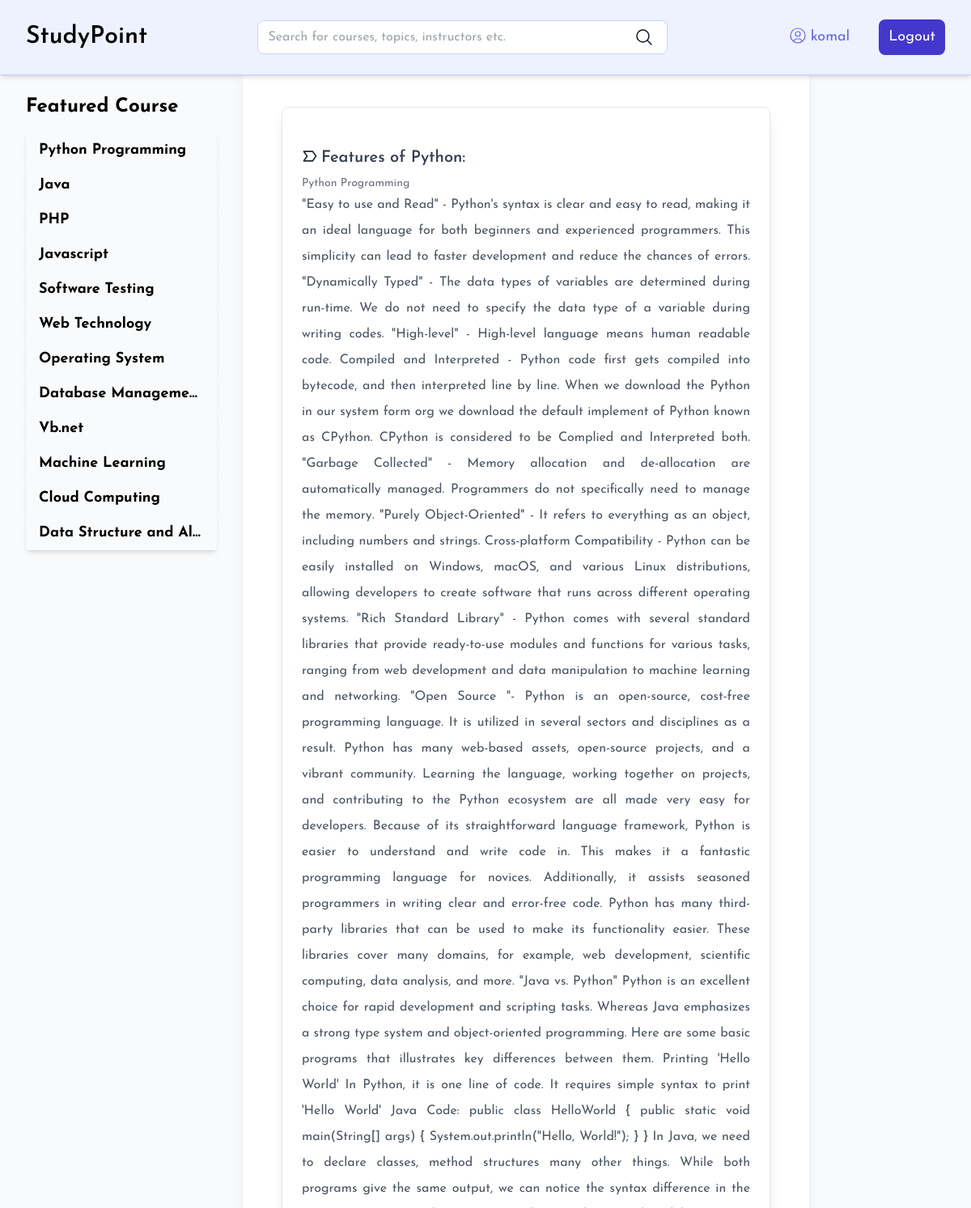
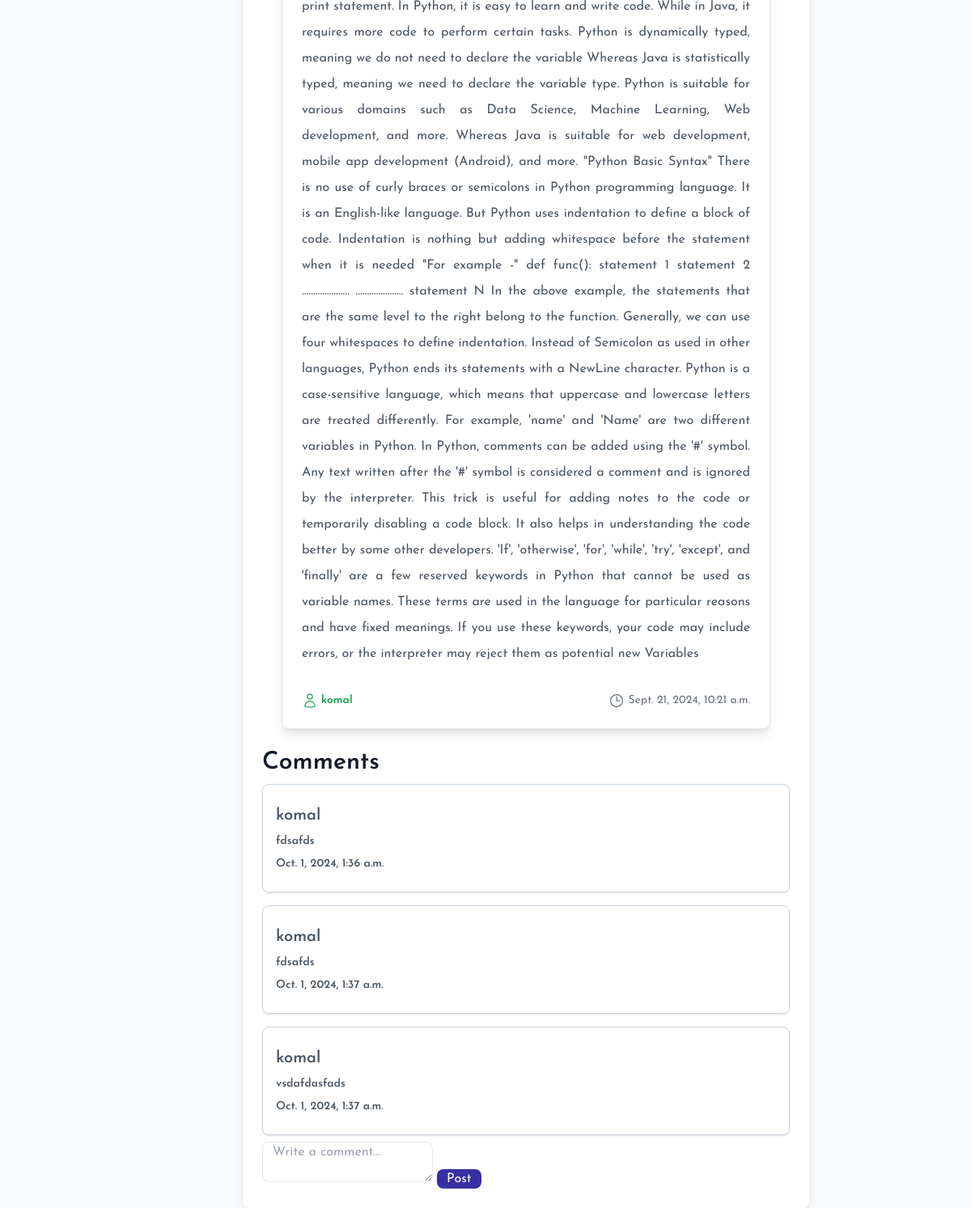
Screenshot of /single-view/2 (signed in) with the database file from the repository (2 pictures, top to bottom).
### cms/models.py (models this page shows, shortened)
class Topics(models.Model):
    name = models.CharField(max_length=200)
    description = models.TextField()
    created_at = models.DateTimeField(auto_now_add=True)

class Content(models.Model):
    topic = models.ForeignKey(Topics, on_delete=models.CASCADE)
    tutorial = models.ForeignKey(Tutorial, on_delete=models.CASCADE)
    title = models.CharField(max_length=200)
    content = models.TextField()
    created_at = models.DateTimeField(auto_now_add=True)
    image = models.ImageField(upload_to='content/')
    author = models.ForeignKey(User, on_delete=models.SET_NULL, blank=True, null=True)

class Comment(models.Model):
    content_id = models.ForeignKey(Content, on_delete=models.CASCADE)
    user_id = models.ForeignKey(User, on_delete=models.CASCADE)
    comment = models.TextField()
    created_at = models.DateTimeField(default=timezone.now)

### cms/views.py (the view)
# urls.py: path("single-view/<int:content_id>", singleView, name="singleView"),
def singleView(req, content_id):
    content = Content.objects.get(pk=content_id)
    data={}
    data['title'] = content.title
    data['categories'] = Topics.objects.all()
    data['post'] = Content.objects.get(id=content_id)
    data['comments'] = Comment.objects.filter(content_id=content_id)
    return render(req, 'singleView.html', data)

### templates/singleView.html (shortened to what this page needs)
{% extends 'base.html' %}
{% block "content" %}
    <div class="flex-1 flex flex-col p-6 space-y-4">
        <div class="flex p-6 bg-white rounded-lg shadow-lg border border-gray-200 gap-2">
            <div class="flex flex-col w-full mt-4">
                <p class="text-xl font-semibold flex gap-1 my-2 text-gray-700">
                    <svg class="w-5 h-5 text-gray-800 dark:text-black mt-0.5" aria-hidden="true" xmlns="http://www.w3.org/2000/svg" width="20" height="20" fill="none" viewBox="0 0 24 24">
                        <path stroke="currentColor" stroke-linecap="round" stroke-linejoin="round" stroke-width="2" d="M16.153 19 21 12l-4.847-7H3l4.848 7L3 19h13.153Z"/>
                      </svg>
                    {{ post.title }}
                </p>
                <p class="text-sm text-gray-500">{{post.topic.name}}</p>
                <p class="text-base text-gray-600 mb-4 leading-loose text-justify">{{ post.content }}</p>
                <div class="flex items-center justify-between mt-4">
                    <span class="text-sm text-green-600 font-semibold flex gap-1">
                        {{ post.author }}
                    </span>
                    <span class="text-sm text-gray-500 flex gap-1">
                        <svg xmlns="http://www.w3.org/2000/svg" fill="none" viewBox="0 0 24 24" stroke-width="1.5" stroke="currentColor" class="w-5 h-5">
                            <path stroke-linecap="round" stroke-linejoin="round" d="M12 6v6h4.5m4.5 0a9 9 0 1 1-18 0 9 9 0 0 1 18 0Z" />
                        </svg>
                        {{ post.created_at}}
                    </span>
                </div>
            </div>
        </div>
    </div>
   <div class="flex flex-col">
    <div class="text-3xl font-semibold">Comments</div>
   {% for comment in comments %}
   <div class="flex p-4 border border-slate-300 my-2 rounded-lg shadow">
    <div class="flex-[4]">
        <div class="text-xl my-2 font-semibold text-gray-600">{{comment.user_id}}</div>
        <div class="text-sm my-2 font-semibold text-gray-600">{{comment.comment}}</div>
        <div class="text-sm my-2 font-semibold text-gray-600">{{comment.created_at}}</div>
    </div>
</div>
   {% endfor %}
   {% if request.user.is_authenticated %}
   <form action="{% url 'saveComment' post.id %}" method="post">
       <textarea name="comment" class="flex-1 px-3 border border-gray-200 rounded-lg" placeholder="Write a comment..." id=""></textarea>
       <button type="submit" class="bg-indigo-800 px-3 rounded-lg text-white flex-[0.1]">Post</button>
   </form>
   {% endif %}
</div>
{% endblock %}

### templates/base.html (shortened to what this page needs)
<!DOCTYPE html>
<html lang="en">
<head>
    <script src="https://cdn.tailwindcss.com"></script>
</head>
<body class="bg-gray-50 text-gray-900">
    <div class="flex flex-1 justify-between bg-indigo-50 py-6 border-b border-indigo-200 px-8 items-center shadow-md mb-5 fixed w-full ">
        <a href="{% url 'homePage' %}"><h1 class="text-3xl font-semibold text-black">StudyPoint</h1></a>
        <form action="{% url 'search' %}" method="get" class="flex bg-white rounded-lg w-full mx-[12%] border border-indigo-200">
            <input type="text" placeholder="Search for courses, topics, instructors etc." name="q" class="bg-transparent w-full px-3 py-2 rounded-lg">
            <button type="submit" class="px-4 py-2 rounded-lg flex">
                <svg xmlns="http://www.w3.org/2000/svg" fill="none" viewBox="0 0 24 24" stroke-width="1.5" stroke="currentColor" class="size-6">
                    <path stroke-linecap="round" stroke-linejoin="round" d="m21 21-5.197-5.197m0 0A7.5 7.5 0 1 0 5.196 5.196a7.5 7.5 0 0 0 10.607 10.607Z" />
                  </svg>
            </button>
        </form>
        <nav class="flex space-x-6 text-lg">
            {% if user.is_authenticated %}
                <a href="{% url 'homePage' %}" class="px-3 py-2 rounded-lg text-indigo-500 hover:text-indigo-800 flex flex-1 gap-1">
                    {{user.username}}
                </a>
                <a href="{% url 'logout' %}" class="text-white px-3 py-2 rounded-lg hover:text-indigo-500 transition duration-1000 bg-indigo-700 hover:bg-indigo-50">Logout</a>
            {% else %}
                <a href="{% url 'register' %}" class="text-black hover:text-indigo-500 transition duration-300">SignUp</a>
                <a href="{% url 'login' %}" class="text-black hover:text-indigo-500 transition duration-300">Login</a>
            {% endif %}
        </nav>
    </div>
    <div class="flex flex-1 pt-[7%]">
        <div class="w-3/12 p-8">
            <h2 class="text-2xl font-bold text-black mb-4">Featured Course</h2>
            <div class="flex flex-col">
                {% for cat in categories %}
                    <a href="{% url 'filter' cat.id %}"
                       class="{% if cat.id == active_category_id %}bg-indigo-800 text-white{% else %}bg-gray-50 hover:bg-indigo-50 {% endif %} text-black shadow-md text-[18px] px-4 font-bold py-2 truncate">
                        {{ cat.name }}
                    </a>
                {% endfor %}
            </div>
        </div>
        <div class="w-9/12 bg-white shadow-lg rounded-lg p-6 w-[700px]">
            {% block "content" %}{% endblock %}
        </div>
    </div>
</body>
</html>

### templates/base.html (style rules this page uses)
* { font-family: "Josefin Sans", sans-serif!important; }

### rows the page displays
Topics: name "Python Programming"
Topics: name "Java"
Topics: name "PHP"
Topics: name "Javascript"
Topics: name "Software Testing"
Topics: name "Web Technology"
Topics: name "Operating System"
Topics: name "Database Manageme…"
Topics: name "Vb.net"
Topics: name "Machine Learning"
Topics: name "Cloud Computing"
Topics: name "Data Structure and Al…"
Content: title "Features of Python:", topic.name "Python Programming", content "\"Easy to use and Read\" - Python's syntax is clear and easy to read, making it an ideal language for both beginners and experienced programmers. This simplicity can lead to faster development and reduce the chances of errors. \"Dynamically Typed\" - The data types of variables are determined during run-time. We do not need to specify the data type of a variable during writing codes. \"High-level\" - High-level language means human readable code. Compiled and Interpreted - Python code first gets compiled into bytecode, and then interpreted line by line. When we download the Python in our system form org we download the default implement of Python known as CPython. CPython is considered to be…", author "komal", created_at "Sept. 21, 2024, 10:21 a.m."
Comment: user_id "komal", comment "fdsafds", created_at "Oct. 1, 2024, 1:36 a.m."
Comment: user_id "komal", comment "fdsafds", created_at "Oct. 1, 2024, 1:37 a.m."
Comment: user_id "komal", comment "vsdafdasfads", created_at "Oct. 1, 2024, 1:37 a.m."

### other values shown
{{ user.username }} "komal"
